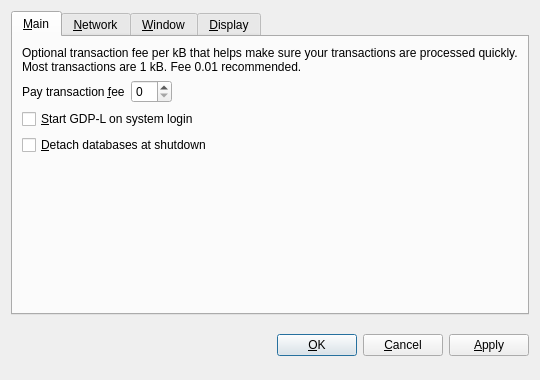
<?xml version="1.0" encoding="UTF-8"?>
<ui version="4.0">
 <class>OptionsDialog</class>
 <widget class="QDialog" name="OptionsDialog">
  <property name="geometry">
   <rect>
    <x>0</x>
    <y>0</y>
    <width>540</width>
    <height>380</height>
   </rect>
  </property>
  <property name="windowTitle">
   <string>Options</string>
  </property>
  <property name="modal">
   <bool>true</bool>
  </property>
  <layout class="QVBoxLayout" name="verticalLayout">
   <item>
    <widget class="QTabWidget" name="tabWidget">
     <property name="tabPosition">
      <enum>QTabWidget::North</enum>
     </property>
     <property name="currentIndex">
      <number>0</number>
     </property>
     <widget class="QWidget" name="tabMain">
      <attribute name="title">
       <string>&amp;Main</string>
      </attribute>
      <layout class="QVBoxLayout" name="verticalLayout_Main">
       <item>
        <widget class="QLabel" name="transactionFeeInfoLabel">
         <property name="text">
          <string>Optional transaction fee per kB that helps make sure your transactions are processed quickly. Most transactions are 1 kB. Fee 0.01 recommended.</string>
         </property>
         <property name="textFormat">
          <enum>Qt::PlainText</enum>
         </property>
         <property name="wordWrap">
          <bool>true</bool>
         </property>
        </widget>
       </item>
       <item>
        <layout class="QHBoxLayout" name="horizontalLayout_Main">
         <item>
          <widget class="QLabel" name="transactionFeeLabel">
           <property name="text">
            <string>Pay transaction &amp;fee</string>
           </property>
           <property name="textFormat">
            <enum>Qt::PlainText</enum>
           </property>
           <property name="buddy">
            <cstring>transactionFee</cstring>
           </property>
          </widget>
         </item>
         <item>
          <widget class="BitcoinAmountField" name="transactionFee"/>
         </item>
         <item>
          <spacer name="horizontalSpacer_Main">
           <property name="orientation">
            <enum>Qt::Horizontal</enum>
           </property>
           <property name="sizeHint" stdset="0">
            <size>
             <width>40</width>
             <height>20</height>
            </size>
           </property>
          </spacer>
         </item>
        </layout>
       </item>
       <item>
        <widget class="QCheckBox" name="bitcoinAtStartup">
         <property name="toolTip">
          <string>Automatically start GDP-L after logging in to the system.</string>
         </property>
         <property name="text">
          <string>&amp;Start GDP-L on system login</string>
         </property>
        </widget>
       </item>
       <item>
        <widget class="QCheckBox" name="detachDatabases">
         <property name="toolTip">
          <string>Detach block and address databases at shutdown. This means they can be moved to another data directory, but it slows down shutdown. The wallet is always detached.</string>
         </property>
         <property name="text">
          <string>&amp;Detach databases at shutdown</string>
         </property>
        </widget>
       </item>
       <item>
        <spacer name="verticalSpacer_Main">
         <property name="orientation">
          <enum>Qt::Vertical</enum>
         </property>
         <property name="sizeHint" stdset="0">
          <size>
           <width>20</width>
           <height>40</height>
          </size>
         </property>
        </spacer>
       </item>
      </layout>
     </widget>
     <widget class="QWidget" name="tabNetwork">
      <attribute name="title">
       <string>&amp;Network</string>
      </attribute>
      <layout class="QVBoxLayout" name="verticalLayout_Network">
       <item>
        <widget class="QCheckBox" name="mapPortUpnp">
         <property name="toolTip">
          <string>Automatically open the GDP-L client port on the router. This only works when your router supports UPnP and it is enabled.</string>
         </property>
         <property name="text">
          <string>Map port using &amp;UPnP</string>
         </property>
        </widget>
       </item>
       <item>
        <widget class="QCheckBox" name="connectSocks">
         <property name="toolTip">
          <string>Connect to the GDP-L network through a SOCKS proxy (e.g. when connecting through Tor).</string>
         </property>
         <property name="text">
          <string>&amp;Connect through SOCKS proxy:</string>
         </property>
        </widget>
       </item>
       <item>
        <layout class="QHBoxLayout" name="horizontalLayout_Network">
         <item>
          <widget class="QLabel" name="proxyIpLabel">
           <property name="text">
            <string>Proxy &amp;IP:</string>
           </property>
           <property name="textFormat">
            <enum>Qt::PlainText</enum>
           </property>
           <property name="buddy">
            <cstring>proxyIp</cstring>
           </property>
          </widget>
         </item>
         <item>
          <widget class="QValidatedLineEdit" name="proxyIp">
           <property name="maximumSize">
            <size>
             <width>140</width>
             <height>16777215</height>
            </size>
           </property>
           <property name="toolTip">
            <string>IP address of the proxy (e.g. 127.0.0.1)</string>
           </property>
          </widget>
         </item>
         <item>
          <widget class="QLabel" name="proxyPortLabel">
           <property name="text">
            <string>&amp;Port:</string>
           </property>
           <property name="textFormat">
            <enum>Qt::PlainText</enum>
           </property>
           <property name="buddy">
            <cstring>proxyPort</cstring>
           </property>
          </widget>
         </item>
         <item>
          <widget class="QLineEdit" name="proxyPort">
           <property name="maximumSize">
            <size>
             <width>55</width>
             <height>16777215</height>
            </size>
           </property>
           <property name="toolTip">
            <string>Port of the proxy (e.g. 9050)</string>
           </property>
          </widget>
         </item>
         <item>
          <widget class="QLabel" name="socksVersionLabel">
           <property name="text">
            <string>SOCKS &amp;Version:</string>
           </property>
           <property name="textFormat">
            <enum>Qt::PlainText</enum>
           </property>
           <property name="buddy">
            <cstring>socksVersion</cstring>
           </property>
          </widget>
         </item>
         <item>
          <widget class="QValueComboBox" name="socksVersion">
           <property name="toolTip">
            <string>SOCKS version of the proxy (e.g. 5)</string>
           </property>
          </widget>
         </item>
         <item>
          <spacer name="horizontalSpacer_Network">
           <property name="orientation">
            <enum>Qt::Horizontal</enum>
           </property>
           <property name="sizeHint" stdset="0">
            <size>
             <width>40</width>
             <height>20</height>
            </size>
           </property>
          </spacer>
         </item>
        </layout>
       </item>
       <item>
        <spacer name="verticalSpacer_Network">
         <property name="orientation">
          <enum>Qt::Vertical</enum>
         </property>
         <property name="sizeHint" stdset="0">
          <size>
           <width>20</width>
           <height>40</height>
          </size>
         </property>
        </spacer>
       </item>
      </layout>
     </widget>
     <widget class="QWidget" name="tabWindow">
      <attribute name="title">
       <string>&amp;Window</string>
      </attribute>
      <layout class="QVBoxLayout" name="verticalLayout_Window">
       <item>
        <widget class="QCheckBox" name="minimizeToTray">
         <property name="toolTip">
          <string>Show only a tray icon after minimizing the window.</string>
         </property>
         <property name="text">
          <string>&amp;Minimize to the tray instead of the taskbar</string>
         </property>
        </widget>
       </item>
       <item>
        <widget class="QCheckBox" name="minimizeOnClose">
         <property name="toolTip">
          <string>Minimize instead of exit the application when the window is closed. When this option is enabled, the application will be closed only after selecting Quit in the menu.</string>
         </property>
         <property name="text">
          <string>M&amp;inimize on close</string>
         </property>
        </widget>
       </item>
       <item>
        <spacer name="verticalSpacer_Window">
         <property name="orientation">
          <enum>Qt::Vertical</enum>
         </property>
         <property name="sizeHint" stdset="0">
          <size>
           <width>20</width>
           <height>40</height>
          </size>
         </property>
        </spacer>
       </item>
      </layout>
     </widget>
     <widget class="QWidget" name="tabDisplay">
      <attribute name="title">
       <string>&amp;Display</string>
      </attribute>
      <layout class="QVBoxLayout" name="verticalLayout_Display">
       <item>
        <layout class="QHBoxLayout" name="horizontalLayout_1_Display">
         <item>
          <widget class="QLabel" name="langLabel">
           <property name="text">
            <string>User Interface &amp;language:</string>
           </property>
           <property name="textFormat">
            <enum>Qt::PlainText</enum>
           </property>
           <property name="buddy">
            <cstring>lang</cstring>
           </property>
          </widget>
         </item>
         <item>
          <widget class="QValueComboBox" name="lang">
           <property name="toolTip">
            <string>The user interface language can be set here. This setting will take effect after restarting GDP-L.</string>
           </property>
          </widget>
         </item>
        </layout>
       </item>
       <item>
        <layout class="QHBoxLayout" name="horizontalLayout_2_Display">
         <item>
          <widget class="QLabel" name="unitLabel">
           <property name="text">
            <string>&amp;Unit to show amounts in:</string>
           </property>
           <property name="textFormat">
            <enum>Qt::PlainText</enum>
           </property>
           <property name="buddy">
            <cstring>unit</cstring>
           </property>
          </widget>
         </item>
         <item>
          <widget class="QValueComboBox" name="unit">
           <property name="toolTip">
            <string>Choose the default subdivision unit to show in the interface and when sending coins.</string>
           </property>
          </widget>
         </item>
        </layout>
       </item>
       <item>
        <widget class="QCheckBox" name="displayAddresses">
         <property name="toolTip">
          <string>Whether to show GDP-L addresses in the transaction list or not.</string>
         </property>
         <property name="text">
          <string>&amp;Display addresses in transaction list</string>
         </property>
        </widget>
       </item>
       <item>
        <widget class="QCheckBox" name="coinControlFeatures">
         <property name="toolTip">
          <string>Whether to show coin control features or not.</string>
         </property>
         <property name="text">
          <string>Display coin &amp;control features (experts only!)</string>
         </property>
        </widget>
       </item>
       <item>
        <spacer name="verticalSpacer_Display">
         <property name="orientation">
          <enum>Qt::Vertical</enum>
         </property>
         <property name="sizeHint" stdset="0">
          <size>
           <width>20</width>
           <height>40</height>
          </size>
         </property>
        </spacer>
       </item>
      </layout>
     </widget>
    </widget>
   </item>
   <item>
    <layout class="QHBoxLayout" name="horizontalLayout_Buttons">
     <item>
      <spacer name="horizontalSpacer_1">
       <property name="orientation">
        <enum>Qt::Horizontal</enum>
       </property>
       <property name="sizeHint" stdset="0">
        <size>
         <width>40</width>
         <height>48</height>
        </size>
       </property>
      </spacer>
     </item>
     <item>
      <widget class="QLabel" name="statusLabel">
       <property name="font">
        <font>
         <weight>75</weight>
         <bold>true</bold>
        </font>
       </property>
       <property name="text">
        <string/>
       </property>
       <property name="textFormat">
        <enum>Qt::PlainText</enum>
       </property>
       <property name="wordWrap">
        <bool>true</bool>
       </property>
      </widget>
     </item>
     <item>
      <spacer name="horizontalSpacer_2">
       <property name="orientation">
        <enum>Qt::Horizontal</enum>
       </property>
       <property name="sizeHint" stdset="0">
        <size>
         <width>40</width>
         <height>48</height>
        </size>
       </property>
      </spacer>
     </item>
     <item>
      <widget class="QPushButton" name="okButton">
       <property name="text">
        <string>&amp;OK</string>
       </property>
      </widget>
     </item>
     <item>
      <widget class="QPushButton" name="cancelButton">
       <property name="text">
        <string>&amp;Cancel</string>
       </property>
       <property name="autoDefault">
        <bool>false</bool>
       </property>
      </widget>
     </item>
     <item>
      <widget class="QPushButton" name="applyButton">
       <property name="text">
        <string>&amp;Apply</string>
       </property>
       <property name="autoDefault">
        <bool>false</bool>
       </property>
      </widget>
     </item>
    </layout>
   </item>
  </layout>
 </widget>
 <customwidgets>
  <customwidget>
   <class>BitcoinAmountField</class>
   <extends>QSpinBox</extends>
   <header>bitcoinamountfield.h</header>
  </customwidget>
  <customwidget>
   <class>QValueComboBox</class>
   <extends>QComboBox</extends>
   <header>qvaluecombobox.h</header>
  </customwidget>
  <customwidget>
   <class>QValidatedLineEdit</class>
   <extends>QLineEdit</extends>
   <header>qvalidatedlineedit.h</header>
  </customwidget>
 </customwidgets>
 <resources/>
 <connections/>
</ui>
